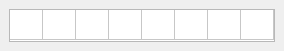
<?xml version="1.0" encoding="UTF-8"?>
<ui version="4.0">
 <class>BitWidget</class>
 <widget class="QWidget" name="BitWidget">
  <property name="geometry">
   <rect>
    <x>0</x>
    <y>0</y>
    <width>284</width>
    <height>51</height>
   </rect>
  </property>
  <property name="windowTitle">
   <string>Form</string>
  </property>
  <widget class="QTableWidget" name="bitTable">
   <property name="geometry">
    <rect>
     <x>9</x>
     <y>9</y>
     <width>266</width>
     <height>33</height>
    </rect>
   </property>
   <property name="sizePolicy">
    <sizepolicy hsizetype="Expanding" vsizetype="Ignored">
     <horstretch>0</horstretch>
     <verstretch>0</verstretch>
    </sizepolicy>
   </property>
   <property name="baseSize">
    <size>
     <width>0</width>
     <height>33</height>
    </size>
   </property>
   <property name="autoScroll">
    <bool>false</bool>
   </property>
   <property name="editTriggers">
    <set>QAbstractItemView::NoEditTriggers</set>
   </property>
   <property name="tabKeyNavigation">
    <bool>false</bool>
   </property>
   <property name="showDropIndicator" stdset="0">
    <bool>false</bool>
   </property>
   <property name="dragDropOverwriteMode">
    <bool>false</bool>
   </property>
   <property name="wordWrap">
    <bool>false</bool>
   </property>
   <property name="cornerButtonEnabled">
    <bool>false</bool>
   </property>
   <property name="rowCount">
    <number>1</number>
   </property>
   <property name="columnCount">
    <number>8</number>
   </property>
   <attribute name="horizontalHeaderVisible">
    <bool>false</bool>
   </attribute>
   <attribute name="horizontalHeaderMinimumSectionSize">
    <number>25</number>
   </attribute>
   <attribute name="horizontalHeaderDefaultSectionSize">
    <number>33</number>
   </attribute>
   <attribute name="horizontalHeaderHighlightSections">
    <bool>false</bool>
   </attribute>
   <attribute name="verticalHeaderVisible">
    <bool>false</bool>
   </attribute>
   <attribute name="verticalHeaderHighlightSections">
    <bool>false</bool>
   </attribute>
   <row/>
   <column/>
   <column/>
   <column/>
   <column/>
   <column/>
   <column/>
   <column/>
   <column/>
  </widget>
 </widget>
 <resources/>
 <connections/>
</ui>
